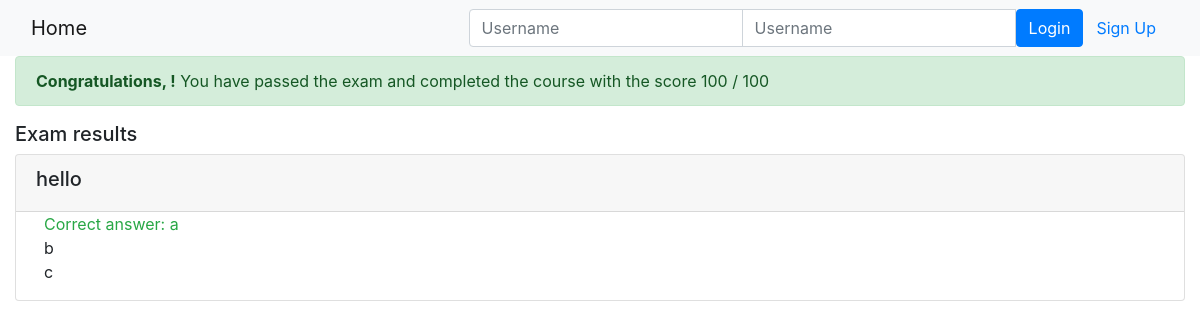
Page /onlinecourse/course/1/submission/1/result/ on the committed database.
### onlinecourse/models.py (models this page shows)
class Question(models.Model):
    courses = models.ManyToManyField(Course)
    question_text = models.CharField(max_length=500, default="This is a sample question.")
    marks = models.FloatField(default=1.0)
    def answered_correctly(self, selected_ids):
       all_answers = self.choice_set.filter(is_correct=True).count()
       selected_correct = self.choice_set.filter(is_correct=True, id__in=selected_ids).count()
       if all_answers == selected_correct:
           return True
       else:
           return False
    def __str__(self):
        return self.question_text

class Choice(models.Model):
    question = models.ForeignKey(Question, models.SET_NULL, null=True)
    choice_text = models.CharField(null=False, max_length=50)
    is_correct = models.BooleanField(default=True)
    def __str__(self):
        return self.choice_text

### onlinecourse/views.py (the view)
def show_exam_result(request, course_id, submission_id):
    course_obj = Course.objects.get(id=course_id)
    context = {}
    context['course'] = course_obj
    submission_choices = Submission.objects.get(id=submission_id).choices.all()
    context['choices'] = submission_choices
    print("Submission choices: \n", submission_choices)
    all_exam_questions = Question.objects.filter(courses=course_id)
    context['questions'] = all_exam_questions
    print("All exam questions: \n", all_exam_questions)
    all_exam_choices = [question.choice_set for question in all_exam_questions]
    print("All exam choices: \n", all_exam_choices)
    submission_score = 0
    max_score = 0
    for question in all_exam_questions:
        max_score += question.marks
        if question.answered_correctly(submission_choices):
            submission_score += question.marks
    context['grade'] = round(submission_score / max_score * 100)
    print("Submission grade: ", submission_score)
    return render(request, 'onlinecourse/exam_result_bootstrap.html', context)

### onlinecourse/templates/onlinecourse/exam_result_bootstrap.html (shortened to what this page needs)
<!DOCTYPE html>
<html lang="en">
<head>
    {% load static %}
    <link rel="stylesheet" href="https://maxcdn.bootstrapcdn.com/bootstrap/4.5.2/css/bootstrap.min.css">
</head>
<body>
 <nav class="navbar navbar-light bg-light">
    <div class="container-fluid">
        <div class="navbar-header">
              <a class="navbar-brand" href="{% url 'onlinecourse:index' %}">Home</a>
        </div>
        <ul class="nav navbar-nav navbar-right">
            {% if user.is_authenticated %}
            <li>
                <a class="btn btn-link" href="#">{{ user.first_name }}({{ user.username }})</a>
                <a class="btn btn-link" href="{% url 'onlinecourse:logout' %}">Logout</a>
            </li>
            {% else %}
            <li>
                <form class="form-inline" action="{% url 'onlinecourse:login' %}" method="post">
                    <div class="input-group">
                        <input type="text" class="form-control" placeholder="Username" name="username" >
                        <input type="password" class="form-control" placeholder="Username" name="psw" >
                        <button class="btn btn-primary" type="submit">Login</button>
                        <a class="btn btn-link" href="{% url 'onlinecourse:registration' %}">Sign Up</a>
                    </div>
                </form>
            </li>
            {% endif %}
        </ul>
    </div>
</nav>
<div class="container-fluid">
    {% if grade > 80 %}
      <div class="alert alert-success">
        <b>Congratulations, {{ user.username }}!</b> You have passed the exam and completed the course with the score {{ grade }} / 100
      </div>
    {% else %}
      <div class="alert alert-danger">
        <b>Failed </b> Sorry, {{ user.username }}! You have failed the exam with score {{ grade }} / 100
      </div>
      <a class="btn btn-link text-danger" href="{% url 'onlinecourse:course_details' course.id %}"><b>Re-test</b></a>
    {% endif %}
    <div class="card-columns-vertical mt-1">
    <h5 class="">Exam results</h5>
        {% for question in questions %}
                <div class="card mt-1">
                    <div class="card-header"><h5>{{ question.question_text}}</h5></div>
                    <div class="form-group ml-2">
                        {% for choice in question.choice_set.all %}
                        <div class="form-check">
                            {% if choice in choices %}
                                {% if choice.is_correct %}
                                <span class="text-success">
                                    Correct answer: {{ choice.choice_text }}
                                </span>
                                {% else %}
                                <span class="text-danger">
                                    Wrong answer: {{ choice.choice_text }}
                                </span>
                                {% endif %}
                            {% else %}
                                {% if choice.is_correct %}
                                <span class="text-warning">
                                    Not selected: {{ choice.choice_text }}
                                </span>
                                {% else %}
                                {{ choice.choice_text }}
                                {% endif %}
                            {% endif %}
                        </div>
                        {% endfor %}
                    </div>
                </div>
        {% endfor %}
    </div>
    </div>
</body>
</html>

### rows in the picture
Question: question_text "hello"
Choice: choice_text "a"
Choice: choice_text "b"
Choice: choice_text "c"

### other values in the picture
{{ grade }} "100"
